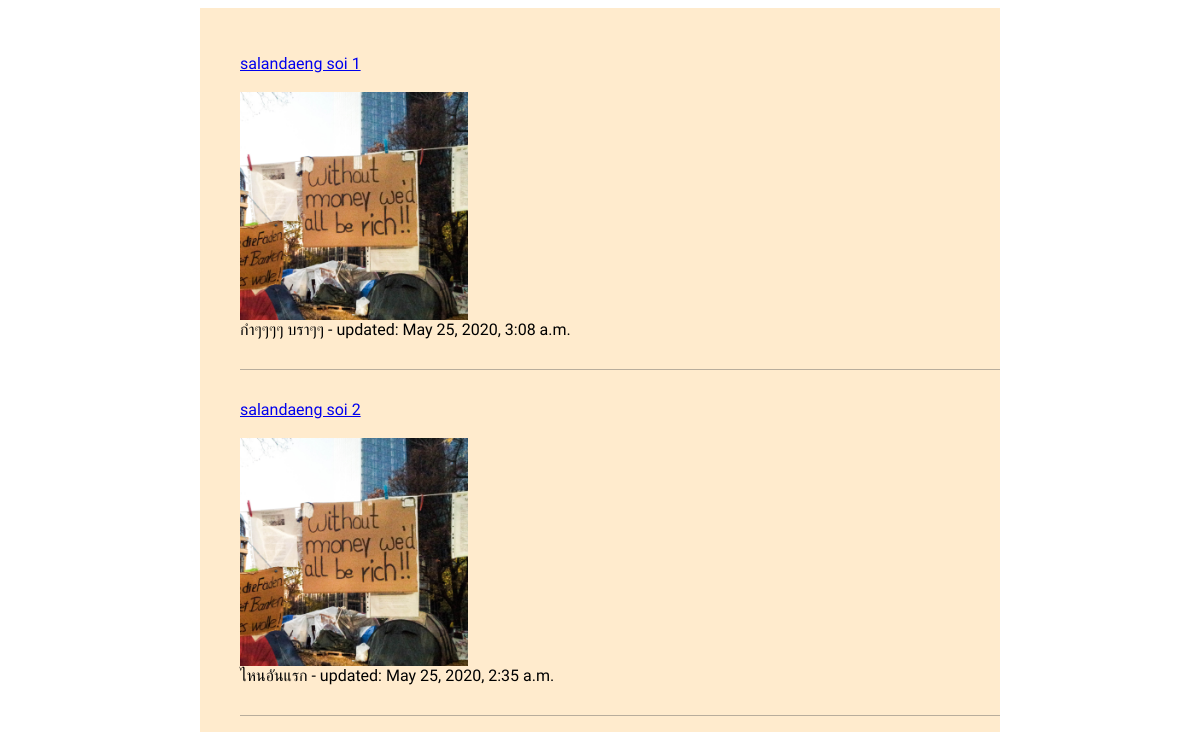
The page / on the database its author committed.
### cabinets/models.py (models this page shows, shortened)
class Cabinet(models.Model):
    name_text = models.CharField(max_length=200)
    pub_date = models.DateTimeField(default=datetime.datetime.now())
    image = models.ImageField(upload_to='cabinets', null=True)

class Update(models.Model):
    cabinet = models.ForeignKey(Cabinet, on_delete=models.CASCADE)
    comment_text = models.CharField(max_length = 200)
    pub_date = models.DateTimeField(default=datetime.datetime.now())
    need_refill = models.BooleanField(default=True)
    image_update = models.ImageField(upload_to='cabinets/uploads', blank=True, null=True)

### cabinets/views.py (the view)
# urls.py: path('', views.index, name='index'),
def index(request):
    recent_cabinets_list = Cabinet.objects.order_by('pub_date')
    return render(request, 'cabinets/index.html', {'recent_cabinets_list' : recent_cabinets_list})

### cabinets/templates/cabinets/index.html
{% extends 'cabinets/base.html' %}
{% block content %}
{% if recent_cabinets_list %}
    <ul>
        {% for cabinet in recent_cabinets_list %}
        <div class = 'list-container'>
            <a href="{% url 'cabinets:detail' cabinet.id %}">{{ cabinet.name_text }}</a><br>
            <img src="{{ cabinet.image.url }}" alt="photo of {{ cabinet.name_text }}" class = 'cabinet-image'>
            {{ cabinet.update_set.last.comment_text }} - updated: {{ cabinet.update_set.last.pub_date }}
        </div>
        {% endfor %}
    </ul>
{% else %}
    <p>theres no cabinet in the db.</p>
{% endif %}
{% endblock content %}

### cabinets/templates/cabinets/base.html (shortened to what this page needs)
{% load static %}
<!DOCTYPE html>
<html lang="en">
<head>
    <link rel="stylesheet" href="{% static 'cabinets/css/styles.css' %}">
</head>
<body>
    <div class = 'big-container'>
        {% block content %}{% endblock content %}
    </div>
</body>
</html>

### cabinets/static/cabinets/css/styles.css (style rules this page uses)
html, body { font-family: 'Playfair Display', 'Sarabun', serif; }
.big-container { display: grid; width: 800px; margin: 0 auto; background-color: blanchedalmond; }
.list-container { display: flex; flex-direction: column; width: 100%; margin: 0 auto; padding: 30px 0; border-bottom: 1px solid rgba(94, 93, 93, 0.438) ; }
.cabinet-image { display: block; max-width: 30%; }

### rows shown on the page
Cabinet: name_text "salandaeng soi 1", image (picture), update_set.last.comment_text "กำๆๆๆๆ บราๆๆ", update_set.last.pub_date "May 25, 2020, 3:08 a.m."
Cabinet: name_text "salandaeng soi 2", image (picture), update_set.last.comment_text "ไหนอันแรก", update_set.last.pub_date "May 25, 2020, 2:35 a.m."
